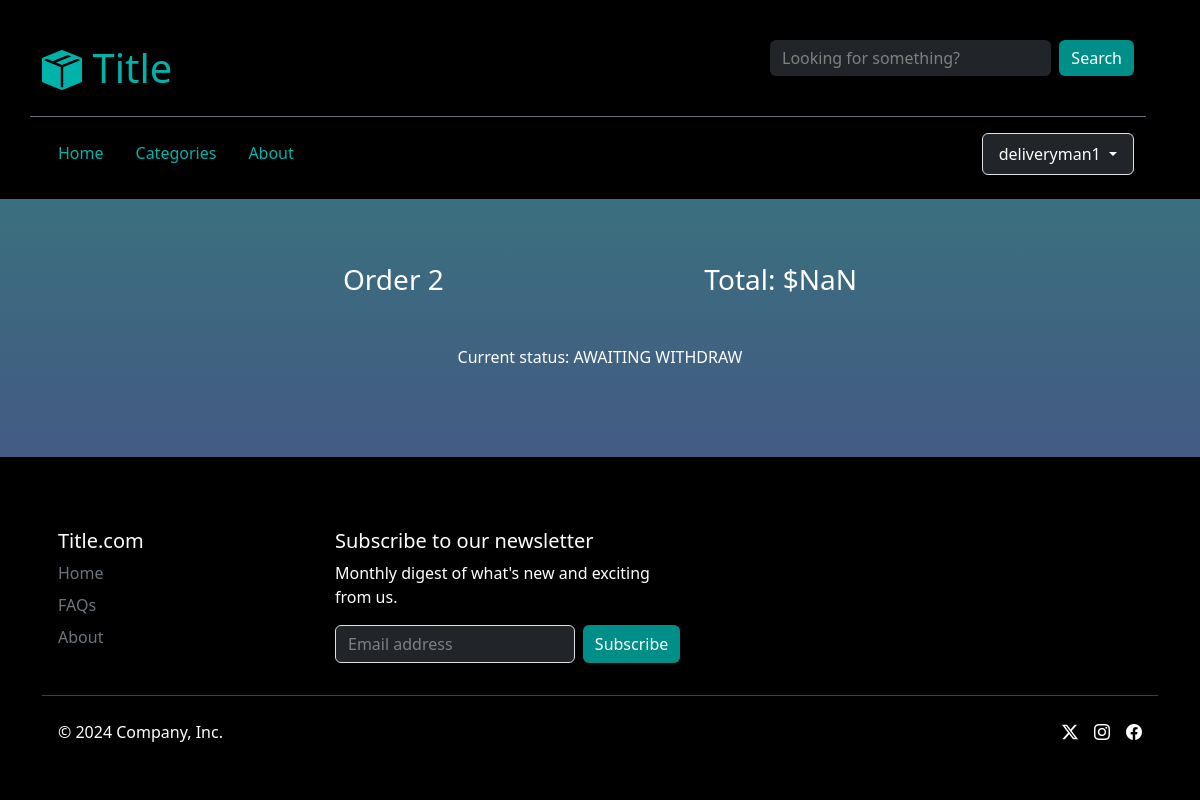
The app's page /sale/2/ (signed in), older data.
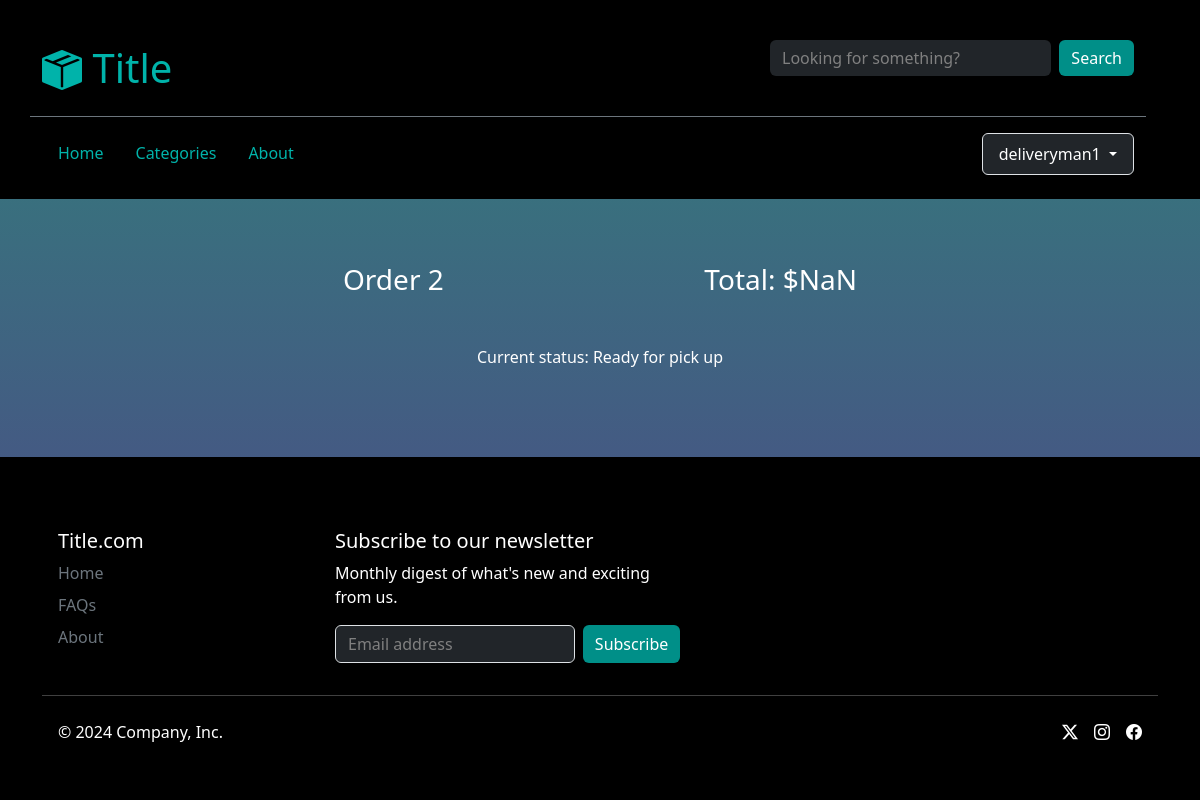
The same page, newer data.
### delivery/models.py (models this page shows)
class Order(models.Model):
    id = models.AutoField(primary_key=True)
    user = models.ForeignKey(AuthUser, on_delete=models.CASCADE)
    creation_date = models.DateTimeField(auto_now_add=True)
    update_date = models.DateTimeField(auto_now=True)
    total_price = models.DecimalField(max_digits=10, decimal_places=2, default=0)
    status = models.ForeignKey(OrderStatus, on_delete=models.PROTECT, default=1)
    payment = models.ForeignKey(Payment, on_delete=models.CASCADE)
    recipient = models.ForeignKey(Recipient, on_delete=models.CASCADE)
    delivery_adress = models.ForeignKey(Adress, on_delete=models.CASCADE)
    class Meta:
        db_table = "order"

class OrderStatus(models.Model):
    id = models.AutoField(primary_key=True)
    description = models.CharField(max_length=60)
    class Meta:
        db_table = "order_status"

### delivery/views.py (the view)
# urls.py: path("sale/<int:order_id>/", views.sale, name="sale"),
@login_required
def sale(request, order_id):
    user = request.user
    order = Order.objects.get(pk = order_id)
    order_items = OrderItem.objects.filter(order=order)
    items = [item for item in order_items if item.product.owner == user]
    context = get_layout_context(request)
    context.update({"order": order, "items": items})
    return render(request, "seller/sale.html", context)

### delivery/views.py (called while the page is built)
def get_layout_context(request):
    try:
        type = UserInfo.objects.get(user_id=request.user.id).type
    except:
        type = None
    categories = Category.objects.all().order_by('name')
    context = {'type': type, 'categories': categories}
    return context

### delivery/templates/seller/sale.html (shortened to what this page needs)
{% extends "layout.html" %}
{% load static %}
{% block body %}
<div class="container">
    <div class="row d-flex justify-content-center">
        <div class="col-xm-12 col-sm-10 col-md-8 col-lg-6">
            <div class="d-flex justify-content-between">
                <h3 class="p-3">Order <span>{{ order.id }}</span></h3>
                <h3 class="p-3">Total: <span name="price">{{ order.total_price }}</span></h3>
            </div>
            <div class="d-flex flex-column align-items-center m-4">
                <p>Current status: {{ order.status.description }}</p>
            </div>
        </div>
    </div>
</div>
{% endblock %}

Row changes from the older to the newer data that the page shows:
changed through a linked row, Order id 2: status.description "AWAITING WITHDRAW" → "Ready for pick up"
